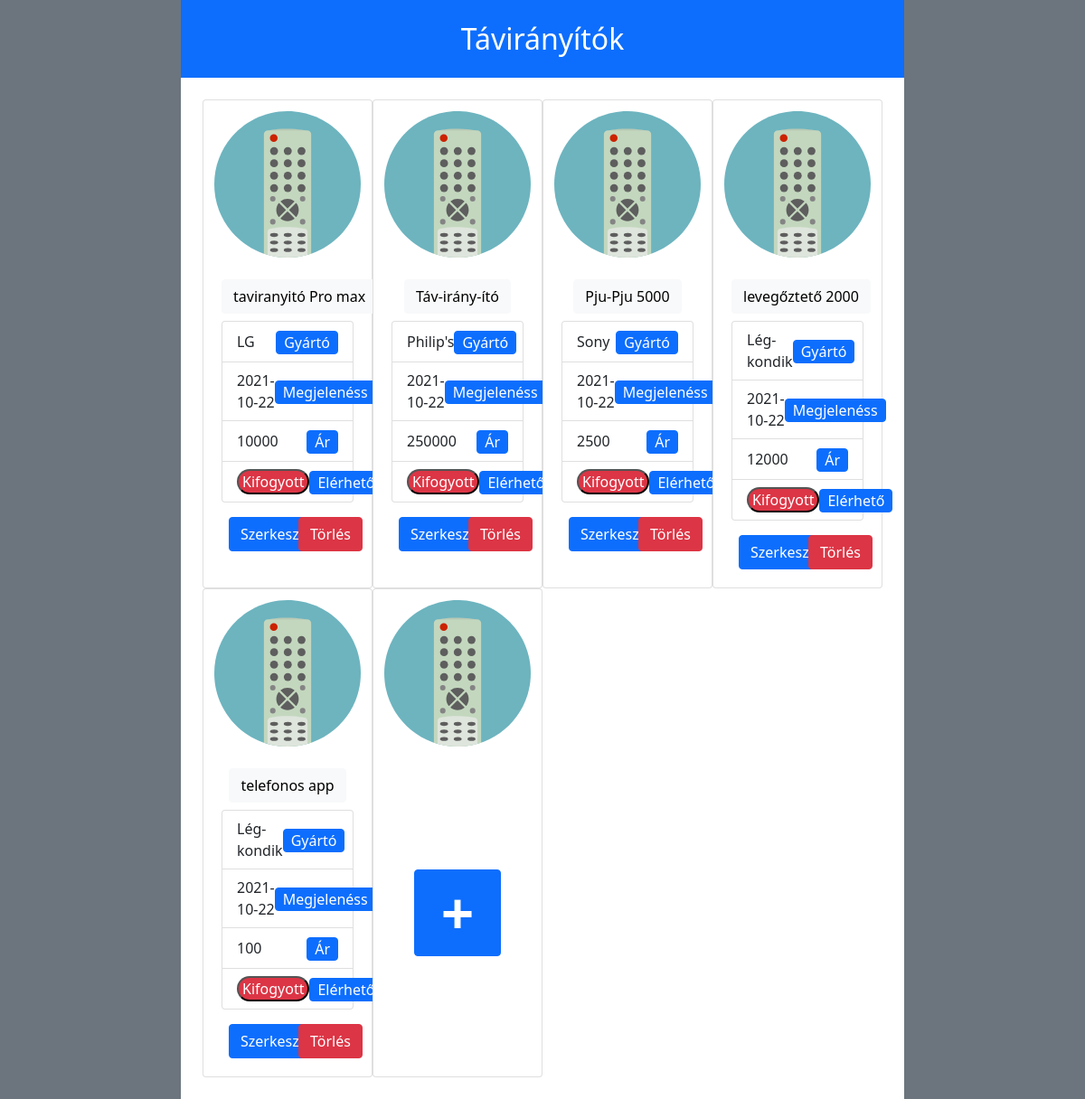
The page / on the database its author committed.
### tables this page shows
CREATE TABLE `taviranyitok` (
  `id` int(11) NOT NULL,
  `gyarto` varchar(255) NOT NULL,
  `termek_nev` varchar(516) NOT NULL,
  `megjelenes` date NOT NULL,
  `ar` int(11) NOT NULL,
  `elerheto` tinyint(1) DEFAULT 0
);

### data/DB.php (called while the page is built, shortened)
<?php
require_once "Taviranyito.php";
class DB
{
    private $user = "root";
    private $pass = "";
    private $conn;
    public function __construct()
    {
        $this->conn = new PDO('mysql:host=localhost;dbname=taviranyito;charset=utf8', $this->user, $this->pass);
        $this->conn->setAttribute(PDO::ATTR_ERRMODE, PDO::ERRMODE_EXCEPTION);
    }
    public function read(?int $id = null, int $order = TAVIRANYITOK_DEFAULT, int $direction = RENDEZES_NOVEKVO): array|false
    {
        $sql = "SELECT * FROM `taviranyitok`";
        $res = null;
        if ($id === null) {
            if ($order === TAVIRANYITOK_DEFAULT && $direction === RENDEZES_NOVEKVO) {
                $sql .= ";";
            } else {
                $param = Taviranyito::getOszlopnev($order);
                $irany = DB::getOrder($direction);
                $sql .= "ORDER BY `" . $param . "` " . $irany . ";";
            }
            $stmt = $this->conn->prepare($sql);
            $stmt->execute();
            $res = $stmt->fetchAll(PDO::FETCH_ASSOC);
        } else {
            $stmt = $this->conn->prepare($sql . " WHERE `id` = :id;");
            $stmt->execute(array(":id" => $id));
            $res = $stmt->fetch(PDO::FETCH_ASSOC);
        }
        return $res;
    }
}

### data/Taviranyito.php (called while the page is built, shortened)
<?php
require_once "DB.php";
class Taviranyito
{
    private static DB $db;
    private ?int $id;
    private ?string $gyarto;
    private ?string $termek_nev;
    private ?string $megjelenes;
    private ?int $ar;
    private ?int $elerheto;
    public static function init()
    {
        if (empty(Taviranyito::$db)) {
            Taviranyito::$db = new DB();
        }
    }
    public function __construct(?int $id = null, ?string $gyarto, ?string $termek_nev, ?string $megjelenes, ?int $ar, ?int $elerheto)
    {
        $this->id = $id;
        $this->gyarto = $gyarto;
        $this->termek_nev = $termek_nev;
        $this->megjelenes = $megjelenes;
        $this->ar = $ar;
        $this->elerheto = $elerheto;
    }
    public static function db_TaviranyitokMind(int $order = TAVIRANYITOK_DEFAULT, int $direction = 0): array
    {
        $res = Taviranyito::$db->read(null, $order, $direction);
        $list = [];
        foreach ($res as $element) {
            $list[] = new Taviranyito(
                $element["id"],
                $element["gyarto"],
                $element["termek_nev"],
                $element["megjelenes"],
                $element["ar"],
                $element["elerheto"]
            );
        }
        return $list;
    }
    public function getId()
    {
        return $this->id;
    }
    public function getGyarto()
    {
        return $this->gyarto;
    }
    public function getTermekNev()
    {
        return $this->termek_nev;
    }
    public function getMegjelenes()
    {
        return $this->megjelenes;
    }
    public function getAr()
    {
        return $this->ar;
    }
    public function getElerheto()
    {
        return $this->elerheto;
    }
}

### pages/read.php (the view, shortened to what this page needs)
<?php
function masikIrany($irany)
{
    switch ($irany) {
        case RENDEZES_NOVEKVO:
            return RENDEZES_CSOKKENO;
    }
}
function kartyasit(Taviranyito $taviranyito, $irany): string
{
    $irany = masikIrany($irany) ?? RENDEZES_NOVEKVO;
    $id = $taviranyito->getId();
    $termek_nev = $taviranyito->getTermekNev();
    $gyarto = $taviranyito->getGyarto();
    $megjelenes = $taviranyito->getMegjelenes();
    $ar = $taviranyito->getAr();
    $elerheto = $taviranyito->getElerheto();
    $flip = $elerheto === 1 ? '0' : 'on';
    return "
    <div class='card col-12 col-sm-12 col-md-6 col-lg-4 col-xl-3 p-1'>
        <img class='card-img-top p-2' src='resources/remote-control-svgrepo-com.svg' alt='Távirányító kép'>
        <div class='card-body'>
            <a class='card-title text-center col-12' href='../index.php'>
                <form class='badge badge-pill m-0 p-0 text-center col-12' method='post' data-toggle='tooltip' data-placement='top' title='Rendezés termék neve alapján'>
                    <input type='hidden' name='irany' value='$irany'>
                    <h4 class='text-center'>
                        <input class='btn btn-light' type='submit' value='$termek_nev'>
                    </h4>
                </form>
            </a>
            <ul class='list-group'>
                <li class='list-group-item d-flex justify-content-between align-items-center'>
                    $gyarto
                    <a href='../index.php'>
                        <form class='badge badge-pill m-0 p-0' method='post' data-toggle='tooltip' data-placement='top' title='Rendezés a Gyártó alapján'>
                            <input type='hidden' name='irany' value='$irany'>
                            <input class='btn btn-primary py-0 px-2 font-weight-bold' type='submit' value='Gyártó'>
                        </form>
                    </a>
                </li>
                <li class='list-group-item d-flex justify-content-between align-items-center'>
                    $megjelenes
                    <a href='../index.php'>
                        <form class='badge badge-pill m-0 p-0' method='post' data-toggle='tooltip' data-placement='top' title='Rendezés a megjelenés ideje szerint'>
                            <input type='hidden' name='irany' value='$irany'>
                            <input class='btn btn-primary py-0 px-2 font-weight-bold' type='submit' value='Megjelenéss'>
                        </form>
                    </a>
                </li>
                <li class='list-group-item d-flex justify-content-between align-items-center'>
                    $ar
                    <a href='../index.php'>
                        <form class='badge badge-pill m-0 p-0' method='post' data-toggle='tooltip' data-placement='top' title='Rendezés ár szerint'>
                            <input type='hidden' name='irany' value='$irany'>
                            <input class='btn btn-primary py-0 px-2 font-weight-bold' type='submit' value='Ár'>
                        </form>
                    </a>
                </li>
                <li class='list-group-item d-flex justify-content-between align-items-center'>
                    <form method='post'>
                        <input type='hidden' name='id' value='$id'>
                        <input type='hidden' name='gyarto' value='$gyarto'>
                        <input type='hidden' name='termek_nev' value='$termek_nev'>
                        <input type='hidden' name='megjelenes' value='$megjelenes'>
                        <input type='hidden' name='ar' value='$ar'>
                        <button type='submit' name='elerheto' value='$flip' class='elerhetoek px-1 py-0' id='elerheto_$id'>
                            $elerheto
                        </button>
                    </form>
                    <a href='../index.php'>
                        <form class='badge badge-pill m-0 p-0' method='post' data-toggle='tooltip' data-placement='top' title='Előre az elérhetőeket'>
                            <input type='hidden' name='irany' value='$irany'>
                            <input class='btn btn-primary py-0 px-2 font-weight-bold' type='submit' value='Elérhető'>
                        </form>
                    </a>
                </li>
            </ul>
            <div class='row px-2'>
                <form class='col-12 col-sm-6 text-center mt-3' method='post'>
                    <input type='hidden' name='id' value='$id'>
                    <input type='hidden' name='gyarto' value='$gyarto'>
                    <input type='hidden' name='termek_nev' value='$termek_nev'>
                    <input type='hidden' name='megjelenes' value='$megjelenes'>
                    <input type='hidden' name='ar' value='$ar'>
                    <input type='hidden' name='elerheto' value='$elerheto'>
                    <input class='btn btn-primary' type='submit' value='Szerkesztés' data-toggle='tooltip' data-placement='top' title='Termék szerkesztése'>
                </form>
                <form class='col-12 col-sm-6 text-center mt-3' method='post'>
                    <input type='hidden' name='id' value='$id'>
                    <input class='btn btn-danger' type='submit' value='Törlés' data-toggle='tooltip' data-placement='top' title='Termék eltávolítása'>
                </form>
            </div>
        </div>
    </div>
    ";
}
function read($id, $rendezes, $irany, $extra)
{
    $kartyak = "";
    $taviranyitok = [];
    if (!empty($id)) {
        $taviranyito = Taviranyito::db_TaviranyitoEgy($id);
        if ($taviranyito === null) {
            $extra = array("error" => true, "message" => "nem található");
        } else {
            $kartyak .= kartyasit($taviranyito, $irany);
        }
    } else {
        if (isset($rendezes)) {
            $taviranyitok = Taviranyito::db_TaviranyitokMind(Taviranyito::oszlopNevRendje($rendezes), $irany);
        } else {
            $taviranyitok = Taviranyito::db_TaviranyitokMind();
        }
        foreach ($taviranyitok as $elem) {
            $kartyak .= kartyasit($elem, $irany);
        }
    }
    return kiHTML($kartyak, $extra, true);
}

### index.php (shortened to what this page needs)
<?php
require_once "data/Taviranyito.php";
$method = $_GET["method"] ?? $_POST["method"] ?? "read";
$rendezes = $_GET["rendezes"] ?? $_POST["rendezes"] ?? null;
$irany = $_GET["irany"] ?? $_POST["irany"] ?? RENDEZES_NOVEKVO;
$extra = [];
try {
    $extra["error"] = false;
    switch ($method) {
        default:
        case 'read':
            require_once "pages/read.php";
            echo read(null, $rendezes, $irany, $extra);
            break;
    }
} catch (Error $e) {
    $extra["error"] = true;
    $extra["message"] = $e->getMessage();
    require_once "pages/read.php";
    echo read($id, $rendezes, $irany, $extra);
}
function extrazo(array $extra): string
{
    if ($extra === null ||( !isset($extra["message"]) && !isset($extra["invalids"]))) {
        return "";
    }
    $message = $extra["message"] ?? "";
    $vissza = "
        <a href='index.php' class='badge btn btn-danger bg-danger float-end' id='extra-remove'>
            X
        </a>";
    return "
    <div class='card col-12 col-sm-10 col-md-8 col-lg-6 col-xl-4' id='extra'>
        <h2 class='card-header $class'>
            $tipus
            $vissza
        </h2>
        <h4 class='card-body'>
            $message
        </h4>
    </div>
    ";
}
function kiHTML($tartalom, $extra, $read = false)
{
    $uj = "";
    if ($read) {
        $uj = "
        <form method='post' class='card col-12 col-sm-12 col-md-6 col-lg-4 col-xl-3 p-1'>
            <img class='card-img-top p-2' src='resources/remote-control-svgrepo-com.svg' alt='Távirányító kép'>
            <div class='card-body d-flex flex-column no-wrap uj'>
                <button type='submit' name='method' value='create' class='btn btn-primary ujgomb' data-toggle='tooltip' data-placement='top' title='Új távirányító hozzáadása'>
                    +
                </button>
            </div>
        </form>
        ";
    }
    $extra = extrazo($extra);
    return "
    <!DOCTYPE html>
    <html lang='hu'>
        <head>
            " . file_get_contents(__DIR__ . '/resources/header.html') . "
        </head>
        <body class='d-flex flex-column flex-wrap  justify-content-center align-items-center bg-secondary'>
            <h2 class='col-12 col-sm-11 col-md-10 col-lg-9 col-xl-8 bg-primary text-white py-4 my-0 text-center'>
                Távirányítók
            </h2>
            <div class='d-flex flex-wrap col-12 col-sm-11 col-md-10 col-lg-9 col-xl-8 bg-white p-4' id='deck'>
                $tartalom
                $uj
            </div>
            <div id='extrak'>
                $extra
            </div>
        </body>
    </html>";
}

### resources/style.css (style rules this page uses)
.elerhetoek { border-radius: 10em; }
.uj { justify-content: center; }
.ujgomb { font-size: 4rem; font-weight: bold; align-self: center; text-align: center; width: 1.5em; height: 1.5em; line-height: 0; padding-block: 0; }

### rows shown on the page
taviranyitok: termek_nev "taviranyitó Pro max", gyarto "LG", megjelenes "2021-10-22", ar "10000"
taviranyitok: termek_nev "Táv-irány-ító", gyarto "Philip's", megjelenes "2021-10-22", ar "250000"
taviranyitok: termek_nev "Pju-Pju 5000", gyarto "Sony", megjelenes "2021-10-22", ar "2500"
taviranyitok: termek_nev "levegőztető 2000", gyarto "Lég-kondik", megjelenes "2021-10-22", ar "12000"
taviranyitok: termek_nev "telefonos app", gyarto "Lég-kondik", megjelenes "2021-10-22", ar "100"
